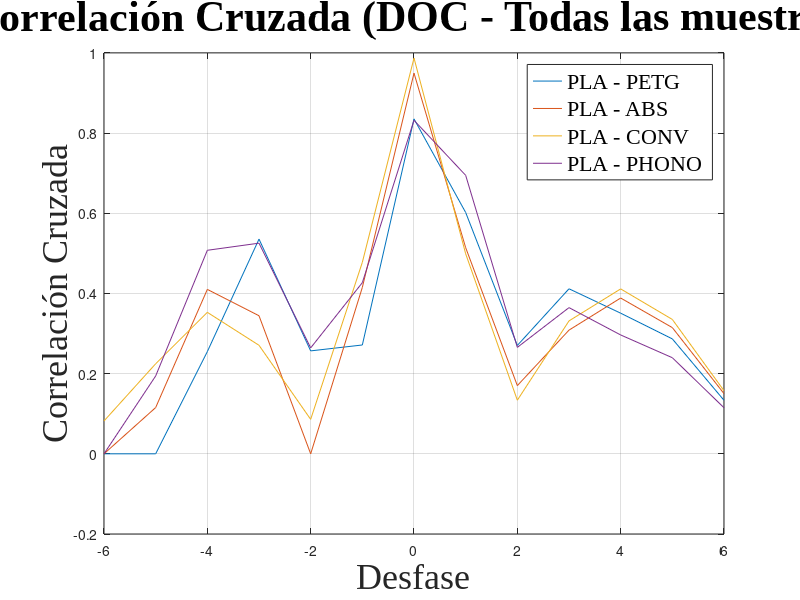

MATLAB code to generate this figure: (Note: this script raises an error after producing the figure.)
% INSTRUCCIONES DE USO
% - Oprima el boton Run ubicado en la parte superior
% - Una vez seleccione el boton de Run, se le desplegara una ventana con diferentes opciones 
% en ella encontrara:
% 1) ISO - Metamateriales (La correlación de los metamateriales de acuerdo a la metodología ISO)
% 2) DOC - Metamateriales (La correlación de los metamateriales de acuerdo a la metodología del documento base)
% 3) DOC - Metamateriales en 50 HZ (La correlación de los metamateriales de acuerdo a la metodología del documento en frecuencias cercanas a 50 Hz)
% 4) ISO - Todas las muestras (La correlación de todos los materiales de acuerdo a la metodología ISO)
% 5) DOC - Todas las muestras (La correlación de todos los materiales de acuerdo a la metodología del documento base)

val_t = false;
    while ~val_t
        t = input("Ingrese una opcion\n 1) ISO - Metamateriales\n 2) DOC - Metamateriales\n 3) DOC - Metamateriales en 50 Hz\n 4) ISO - Todas las muestras\n 5) DOC - Todas las muestras\n");
        if any(t == [1, 2, 3, 4, 5])
            val_t = true;
        else
            disp('Opcion no valida, intente de nuevo');
        end
    end

if t == 1 % 1) ISO - META
    PLA = [0.90, 0.85, 0.89, 0.72, 0.45, 0.05, 0.81, 0.39, 0.18, 0.07];
    PETG = [0.91, 0.87, 0.83, 0.71, 0.46, 0.00, 0.64, 0.30, 0.21, 0.00];
    ABS = [0.94, 0.88, 0.87, 0.75, 0.42, 0.44, 0.66, 0.28, 0.25, 0.11];
    
    [corr_PETG, lags_PETG] = xcorr(PLA, PETG,'coeff');

    [corr_ABS, lags_ABS] = xcorr(PLA, ABS,'coeff');

    figure;
    plot(lags_PETG, corr_PETG);
    hold on
    plot(lags_ABS, corr_ABS);
    xlabel('Desfase', 'FontSize', 26, 'FontName', 'Times New Roman');
    ylabel('Correlación Cruzada', 'FontSize', 26, 'FontName', 'Times New Roman');
    title('Correlación Cruzada (ISO - Metamateriales)', 'FontSize', 30, 'FontName', 'Times New Roman');
    legend("PLA - PETG","PLA - ABS", 'FontSize', 16, 'FontName', 'Times New Roman');
    grid on;
    ax = gca;
    ax.XAxis.FontSize = 20;
    ax.YAxis.FontSize = 20;
end

if t == 2 % 2) DOC - META
    PLA = [0.61, 0.83, 0.00, 0.00, 0.64, 0.32, 0.41];
    PETG = [0.60, 0.82, 0.00, 0.57, 0.77, 0.00, 0.00];
    ABS = [0.60, 0.79, 0.00, 0.00, 0.68, 0.31, 0.00];
    
    [corr_PETG, lags_PETG] = xcorr(PLA, PETG,'coeff');

    [corr_ABS, lags_ABS] = xcorr(PLA, ABS,'coeff');

    figure;
    plot(lags_PETG, corr_PETG);
    hold on
    plot(lags_ABS, corr_ABS);
    xlabel('Desfase', 'FontSize', 26, 'FontName', 'Times New Roman');
    ylabel('Correlación Cruzada', 'FontSize', 26, 'FontName', 'Times New Roman');
    title('Correlación Cruzada (DOC - Metamateriales)', 'FontSize', 30, 'FontName', 'Times New Roman');
    legend("PLA - PETG","PLA - ABS", 'FontSize', 16, 'FontName', 'Times New Roman');
    grid on;
    ax = gca;
    ax.XAxis.FontSize = 20;
    ax.YAxis.FontSize = 20;
    
end

if t == 3 % 3) DOC - 50Hz
    PLA = [0.00, 0.55, 0.48, 0.00];
    PETG = [0.00, 0.54, 0.46, 0.00];
    ABS = [0.00, 0.54, 0.46, 0.00];
    
    [corr_PETG, lags_PETG] = xcorr(PLA, PETG,'coeff');

    [corr_ABS, lags_ABS] = xcorr(PLA, ABS,'coeff');

    figure;
    plot(lags_PETG, corr_PETG);
    hold on
    plot(lags_ABS, corr_ABS);
    xlabel('Desfase', 'FontSize', 26, 'FontName', 'Times New Roman');
    ylabel('Correlación Cruzada', 'FontSize', 26, 'FontName', 'Times New Roman');
    title('Correlación Cruzada (DOC - Metamateriales en 50 Hz)', 'FontSize', 30, 'FontName', 'Times New Roman');
    legend("PLA - PETG","PLA - ABS", 'FontSize', 16, 'FontName', 'Times New Roman');
    grid on;
    ax = gca;
    ax.XAxis.FontSize = 20;
    ax.YAxis.FontSize = 20;
end

if t == 4 % 4) ISO - TODAS
    PLA = [0.90, 0.85, 0.89, 0.72, 0.45, 0.05, 0.81, 0.39, 0.18, 0.07];
    PETG = [0.91, 0.87, 0.83, 0.71, 0.46, 0.00, 0.64, 0.30, 0.21, 0.00];
    ABS = [0.94, 0.88, 0.87, 0.75, 0.42, 0.44, 0.66, 0.28, 0.25, 0.11];
    CONV = [0.86, 0.65, 0.80, 0.82, 0.84, 0.30, 0.60, 0.26, 0.19, 0.60];
    PHONO = [0.92, 0.84, 0.84, 0.73, 0.43, 0.05, 0.62, 0.29, 0.25, 0.13];
    
    [corr_PETG, lags_PETG] = xcorr(PLA, PETG,'coeff');

    [corr_ABS, lags_ABS] = xcorr(PLA, ABS,'coeff');
    
    [corr_CONV, lags_CONV] = xcorr(PLA, CONV,'coeff');

    [corr_PHONO, lags_PHONO] = xcorr(PLA, PHONO,'coeff');

    figure;
    plot(lags_PETG, corr_PETG);
    hold on
    plot(lags_ABS, corr_ABS);
    hold on
    plot(lags_CONV, corr_CONV);
    hold on
    plot(lags_PHONO, corr_PHONO);
    xlabel('Desfase', 'FontSize', 26, 'FontName', 'Times New Roman');
    ylabel('Correlación Cruzada', 'FontSize', 26, 'FontName', 'Times New Roman');
    title('Correlación Cruzada (ISO - Todas las muestras)', 'FontSize', 30, 'FontName', 'Times New Roman');
    legend("PLA - PETG","PLA - ABS","PLA - CONV","PLA - PHONO", 'FontSize', 16, 'FontName', 'Times New Roman');
    grid on;
    ax = gca;
    ax.XAxis.FontSize = 20;
    ax.YAxis.FontSize = 20;
end

if t == 5 % 5) DOC - TODAS
    PLA = [0.61, 0.83, 0.00, 0.00, 0.64, 0.32, 0.41];
    PETG = [0.60, 0.82, 0.00, 0.57, 0.77, 0.00, 0.00];
    ABS = [0.60, 0.79, 0.00, 0.00, 0.68, 0.31, 0.00];
    CONV = [0.60, 0.81, 0.00, 0.00, 0.51, 0.29, 0.21];
    PHONO = [0.59, 0.77, 0.00, 0.67, 0.84, 0.67, 0.00];
    
    [corr_PETG, lags_PETG] = xcorr(PLA, PETG,'coeff');

    [corr_ABS, lags_ABS] = xcorr(PLA, ABS,'coeff');
    
    [corr_CONV, lags_CONV] = xcorr(PLA, CONV,'coeff');

    [corr_PHONO, lags_PHONO] = xcorr(PLA, PHONO,'coeff');

    figure;
    plot(lags_PETG, corr_PETG);
    hold on
    plot(lags_ABS, corr_ABS);
    hold on
    plot(lags_CONV, corr_CONV);
    hold on
    plot(lags_PHONO, corr_PHONO);
    xlabel('Desfase', 'FontSize', 26, 'FontName', 'Times New Roman');
    ylabel('Correlación Cruzada', 'FontSize', 26, 'FontName', 'Times New Roman');
    title('Correlación Cruzada (DOC - Todas las muestras)', 'FontSize', 30, 'FontName', 'Times New Roman');
    legend("PLA - PETG","PLA - ABS","PLA - CONV","PLA - PHONO", 'FontSize', 16, 'FontName', 'Times New Roman');
    grid on;    
    ax = gca;
    ax.XAxis.FontSize = 20;
    ax.YAxis.FontSize = 20;
end